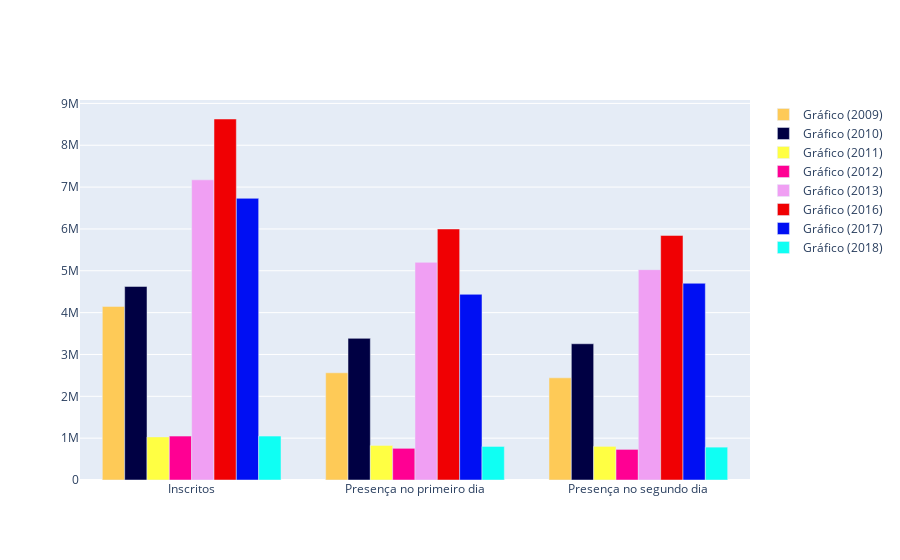

Notebook source saved alongside this figure:
### Markdown cell above
## Relação entre matriculados e presentes

### Code cell
dftudo1 = go.Bar(x = ['Inscritos', 'Presença no primeiro dia','Presença no segundo dia'],
                y = [df2009inscritos, df2009dia1[1], df2009dia2[1]],
                name = 'Gráfico (2009)',
                marker = {'color': '#feca57'})
dftudo2 = go.Bar(x = ['Inscritos', 'Presença no primeiro dia','Presença no segundo dia'],
                y = [df2010inscritos, df2010dia1[1], df2010dia2[1]],
                name = 'Gráfico (2010)',
                marker = {'color': '#000043'})
dftudo3 = go.Bar(x = ['Inscritos', 'Presença no primeiro dia','Presença no segundo dia'],
                y = [df2011inscritos, df2011dia1[1], df2011dia2[1]],
                name = 'Gráfico (2011)',
                marker = {'color': '#ffff43'})
dftudo4 = go.Bar(x = ['Inscritos', 'Presença no primeiro dia','Presença no segundo dia'],
                y = [df2012inscritos, df2012dia1[1], df2012dia2[1]],
                name = 'Gráfico (2012)',
                marker = {'color': '#ff0093'})
dftudo5 = go.Bar(x = ['Inscritos', 'Presença no primeiro dia','Presença no segundo dia'],
                y = [df2013inscritos, df2013dia1[1], df2013dia2[1]],
                name = 'Gráfico (2013)',
                marker = {'color': '#f09ff3'})
dftudo6 = go.Bar(x = ['Inscritos', 'Presença no primeiro dia','Presença no segundo dia'],
                y = [df2016inscritos, df2016dia1[1], df2016dia2[1]],
                name = 'Gráfico (2016)',
                marker = {'color': '#f00003'})
dftudo7 = go.Bar(x = ['Inscritos', 'Presença no primeiro dia','Presença no segundo dia'],
                y = [df2017inscritos, df2017dia1[1], df2017dia2[1]],
                name = 'Gráfico (2017)',
                marker = {'color': '#000ff3'})
dftudo8 = go.Bar(x = ['Inscritos', 'Presença no primeiro dia','Presença no segundo dia'],
                y = [df2018inscritos, df2018dia1[1], df2018dia2[1]],
                name = 'Gráfico (2018)',
                marker = {'color': '#0ffff3'})
data = [dftudo1,dftudo2,dftudo3,dftudo4,dftudo5,dftudo6,dftudo7,dftudo8]
py.iplot(data)

### Figure 1 — Plotly figure (JSON) as saved in the notebook; plotly's stock layout.template omitted (floating-point values rounded to 4 significant figures)
{"data": [{"marker": {"color": "#feca57"}, "name": "Gráfico (2009)", "type": "bar", "x": ["Inscritos", "Presença no primeiro dia", "Presença no segundo dia"], "y": [4148720, 2561896, 2441496]}, {"marker": {"color": "#000043"}, "name": "Gráfico (2010)", "type": "bar", "x": ["Inscritos", "Presença no primeiro dia", "Presença no segundo dia"], "y": [4626094, 3384763, 3256165]}, {"marker": {"color": "#ffff43"}, "name": "Gráfico (2011)", "type": "bar", "x": ["Inscritos", "Presença no primeiro dia", "Presença no segundo dia"], "y": [1029805, 825769, 803435]}, {"marker": {"color": "#ff0093"}, "name": "Gráfico (2012)", "type": "bar", "x": ["Inscritos", "Presença no primeiro dia", "Presença no segundo dia"], "y": [1048574, 756827, 731278]}, {"marker": {"color": "#f09ff3"}, "name": "Gráfico (2013)", "type": "bar", "x": ["Inscritos", "Presença no primeiro dia", "Presença no segundo dia"], "y": [7173563, 5201188, 5027077]}, {"marker": {"color": "#f00003"}, "name": "Gráfico (2016)", "type": "bar", "x": ["Inscritos", "Presença no primeiro dia", "Presença no segundo dia"], "y": [8627367, 5999126, 5844971]}, {"marker": {"color": "#000ff3"}, "name": "Gráfico (2017)", "type": "bar", "x": ["Inscritos", "Presença no primeiro dia", "Presença no segundo dia"], "y": [6731341, 4437560, 4701428]}, {"marker": {"color": "#0ffff3"}, "name": "Gráfico (2018)", "type": "bar", "x": ["Inscritos", "Presença no primeiro dia", "Presença no segundo dia"], "y": [1048575, 802103, 785634]}], "layout": {}}
